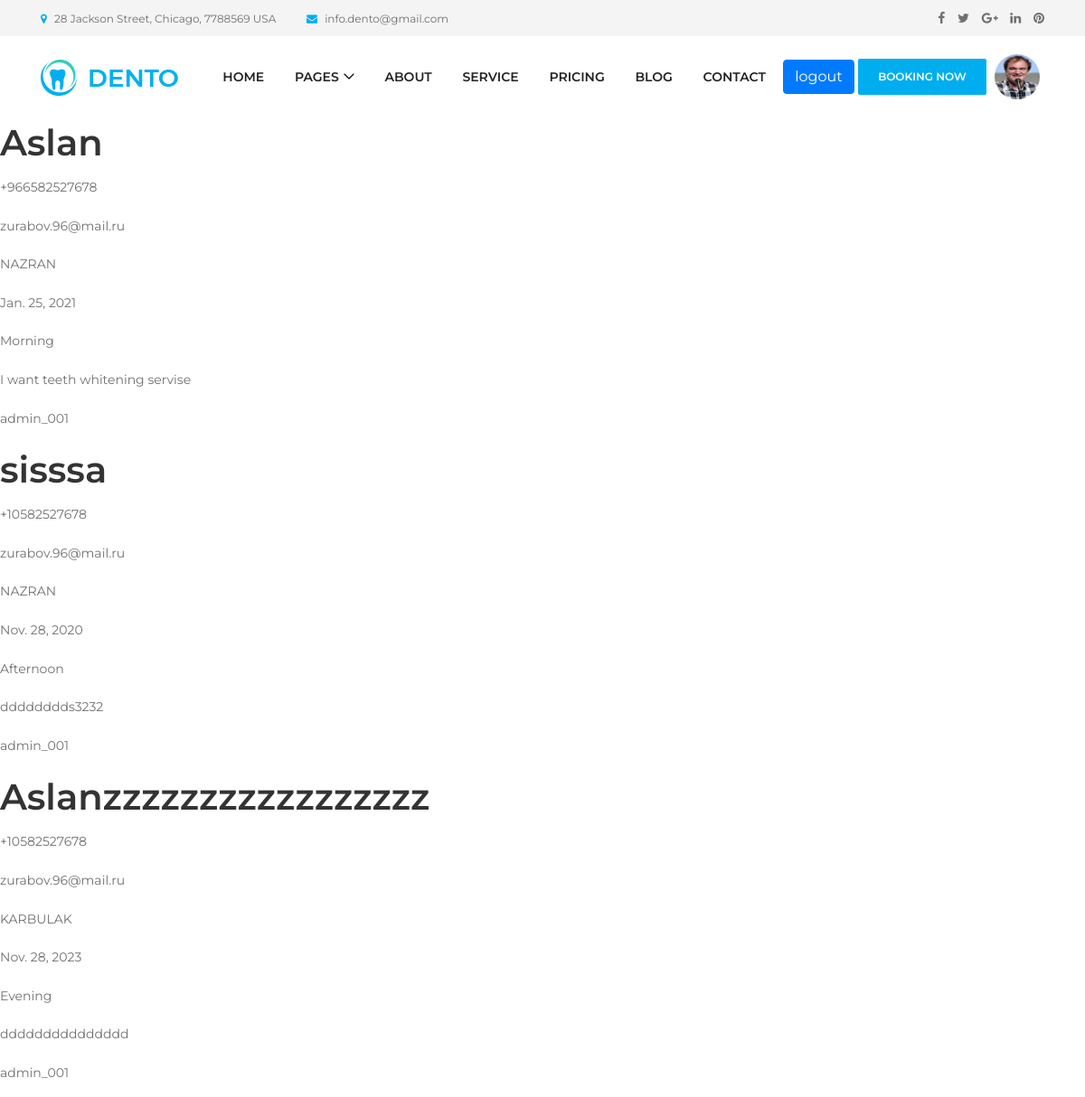
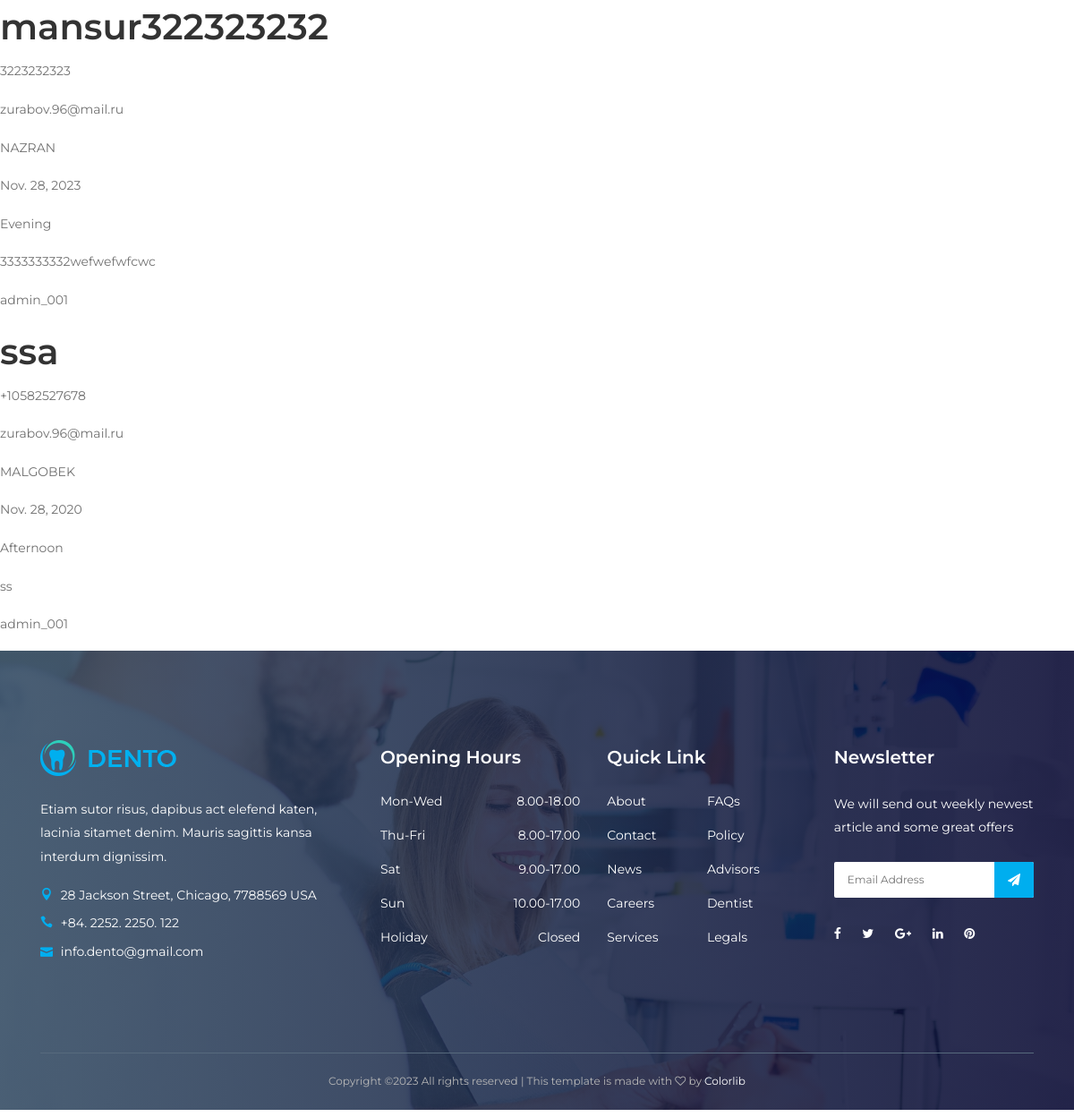
The app's page /appointments/your_appointments/ (signed in) with its own data (2 pictures, top to bottom).
### users/models.py (models this page shows, shortened)
class Profile(models.Model):
    user = models.OneToOneField(User, on_delete=models.CASCADE)
    image = models.ImageField(default='default.png', upload_to='profileIMG')

### appointments/models.py (models this page shows, shortened)
class Appointments(models.Model):
    class PrefLocation(models.TextChoices):
        NAZRAN = 'NAZRAN'
        MALGOBEK = 'MALGOBEK'
        KARBULAK = 'KARBULAK'
        SUNZA = 'SUNZA'
        MAGAS = 'MAGAS'
    preffered_time = [('Morning', 'Morning'),
                      ('Afternoon', 'Afternoon'),
                      ('Evening', 'Evening')
                      ]
    name = models.CharField(max_length=50)
    phone = models.CharField(max_length=50)
    email = models.EmailField()
    location = models.CharField(max_length=50, choices=PrefLocation.choices)
    date = models.DateField()
    time = models.CharField(choices=preffered_time, max_length=50)
    text = models.TextField()
    account = models.ForeignKey(User, on_delete=models.CASCADE)

### appointments/views.py (the view)
# urls.py: path('your_appointments/',AppointmentListView.as_view(),name='your_appointments'),
class AppointmentListView(ListView):
    model = Appointments
    template_name = 'appointments/appointments_list.html'
    context_object_name = 'objects'

### appointments/templates/appointments/appointments_list.html
{% extends 'website/base.html' %}
{% load static %}
{% load crispy_forms_tags %}
{% block content %}
{% for ob in objects %}
{% if ob.account == user %}
<h1>{{ob.name}}</h1>
<p>{{ob.phone}}</p>
<p>{{ob.email}}</p>
<p>{{ob.location}}</p>
<p>{{ob.date}}</p>
<p>{{ob.time}}</p>
<p>{{ob.text}}</p>
<p>{{ob.account}}</p>
{% endif %}
{% endfor %}
{% endblock content %}

### website/templates/website/include/header.html (shortened to what this page needs)
{% load static %}
  <header class="header-area">
    <div class="top-header-area">
      <div class="container h-100">
        <div class="row h-100 align-items-center">
          <div class="col-6 col-md-9 col-lg-8">
            <div class="top-header-content">
              <a href="#" data-toggle="tooltip" data-placement="bottom" title="28 Jackson Street, Chicago, 7788569 USA"><i class="fa fa-map-marker"></i> <span>28 Jackson Street, Chicago, 7788569 USA</span></a>
              <a href="#" data-toggle="tooltip" data-placement="bottom" title="info.dento@gmail.com"><i class="fa fa-envelope"></i> <span>info.dento@gmail.com</span></a>
            </div>
          </div>
          <div class="col-6 col-md-3 col-lg-4">
            <div class="top-header-social-info text-right">
              <a href="#" data-toggle="tooltip" data-placement="bottom" title="Facebook"><i class="fa fa-facebook"></i></a>
              <a href="#" data-toggle="tooltip" data-placement="bottom" title="Twitter"><i class="fa fa-twitter"></i></a>
              <a href="#" data-toggle="tooltip" data-placement="bottom" title="Google Plus"><i class="fa fa-google-plus"></i></a>
              <a href="#" data-toggle="tooltip" data-placement="bottom" title="Linkedin"><i class="fa fa-linkedin"></i></a>
              <a href="#" data-toggle="tooltip" data-placement="bottom" title="Pinterest"><i class="fa fa-pinterest"></i></a>
            </div>
          </div>
        </div>
      </div>
    </div>
    <div class="main-header-area">
      <div class="classy-nav-container breakpoint-off">
        <div class="container">
          <nav class="classy-navbar justify-content-between" id="dentoNav">
            <a class="nav-brand" href="{% url 'website:home' %}"><img src="{% static 'website/img/core-img/logo.png'%}" alt=""></a>
            <div class="classy-menu">
              <div class="classynav">
                <ul id="nav">
                  <li><a href="{% url 'website:home' %}">Home</a></li>
                  <li><a href="#">Pages</a>
                  </li>
                  <li><a href="{% url 'website:about' %}">About</a></li>
                  <li><a href="service.html">Service</a></li>
                  <li><a href="{% url 'website:price' %}">Pricing</a></li>
                  <li><a href="{% url 'blog:blog' %}">Blog</a></li>
                  <li><a href="{% url 'website:contact' %}">Contact</a></li>
                </ul>
              </div>
            </div>
            <div class="logg" style="display:flex; " >
            {% if user.is_authenticated %}
            <form action="{% url 'logout' %}" method="post"> {% csrf_token %}
            <button  class="btn btn-primary" type="submit">logout</button></form>
            {% else %}
            <a style="" href="{% url 'login' %}"  class="btn btn-primary">login</a>
            <a href="{% url 'register' %}"  class="btn btn-primary">Register</a>
            {% endif %}
              </div>
            <a href="{% url 'appointments:appointments' %}" class="btn dento-btn booking-btn">Booking Now</a>
             <a href="{% url 'profile' %}" style="margin:5px;">
               {% if user.is_authenticated %}
               <img style="width:50px;height:50px;" class="rounded-circle article-img" src="{{ user.profile.image.url }}">
               {% endif %}
        </a>
          </nav>
        </div>
      </div>
    </div>
  </header>

### static/website/css/style.css (style rules this page uses)
* { margin: 0; padding: 0; }
body { font-family: "Montserrat", sans-serif; font-weight: 400; font-size: 14px; }
h1, h2, h3, h4, h5, h6 { font-family: "Montserrat", sans-serif; color: #333333; line-height: 1.4; font-weight: 600; }
a, a:active, a:focus, a:hover { color: #333333; text-decoration: none; -webkit-transition-duration: 500ms; -o-transition-duration: 500ms; transition-duration: 500ms; outline: none; }
li { list-style: none; }
p { line-height: 1.9; color: #707070; font-size: 14px; font-weight: 400; }
img { max-width: 100%; height: auto; }
ul { margin: 0; padding: 0; }
ul li { margin: 0; padding: 0; }
.dento-btn { position: relative; z-index: 1; min-width: 170px; height: 46px; line-height: 42px; font-size: 14px; font-weight: 600; display: inline-block; padding: 0 20px; text-align: center; text-transform: uppercase; color: #ffffff; border-radius: 2px; background-color: #00aeef; -webkit-transition: all 500ms; -o-transition: all 500ms; transition: all 500ms; border: 2px solid #00aeef; }
.dento-btn.booking-btn { color: #ffffff !important; font-weight: 600; min-width: 140px; height: 40px; line-height: 36px; font-size: 12px; }
.header-area { position: relative; z-index: 599; width: 100%; -webkit-transition-duration: 500ms; -o-transition-duration: 500ms; transition-duration: 500ms; }
.top-header-area { position: relative; z-index: 1; height: 40px; background-color: #f4f4f4; }
.top-header-area .top-header-content a { display: inline-block; font-size: 12px; color: #707070; }
.top-header-area .top-header-content a i { color: #00aeef; margin-right: 5px; }
.top-header-area .top-header-content a:last-child { margin-left: 30px; }
.top-header-area .top-header-social-info a { color: #707070; display: inline-block; font-size: 14px; margin-left: 10px; }
.classy-nav-container { background-color: transparent; }
.classy-nav-container .classy-navbar { height: 90px; padding: 0; }
.classy-nav-container .classy-navbar .classynav ul li a { padding: 0 15px; font-weight: 600; font-size: 14px; text-transform: uppercase; }

### static/website/css/default-assets/classy-nav.css (style rules this page uses)
body { font-family: "Roboto", sans-serif; }
ul { margin: 0; }
ul li { list-style: none; }
img { height: auto; max-width: 100%; }
.classy-nav-container { position: relative; z-index: 100; background-color: #ffffff; }
.classy-nav-container * { box-sizing: border-box; }
.classy-nav-container a { -webkit-transition-duration: 500ms; transition-duration: 500ms; text-decoration: none; outline: none; font-size: 14px; font-weight: 400; color: #232323; display: inline-block; }
.justify-content-between { -webkit-box-pack: justify; -ms-flex-pack: justify; justify-content: space-between; }
.classy-navbar { width: 100%; height: 70px; padding: 0.5em 2em; display: -webkit-box; display: -ms-flexbox; display: flex; -webkit-box-align: center; -ms-flex-align: center; -ms-grid-row-align: center; align-items: center; }
.classy-navbar .nav-brand { font-size: 26px; font-weight: 500; color: #565656; display: inline-block; margin-right: 30px; }
.classynav ul li { display: inline-block; clear: both; position: inherit; z-index: 10; }
.classynav ul li.cn-dropdown-item { position: relative; z-index: 10; }
.classynav ul li a { padding: 0 12px; display: block; height: 35px; font-size: 14px; line-height: 34px; }
.classynav ul li.megamenu-item>a:after, .classynav ul li.has-down>a:after { font-family: 'classyfonts'; content: "\e900"; font-size: 12px; color: #000000; padding-left: 5px; -webkit-transition-duration: 500ms; transition-duration: 500ms; }
.breakpoint-off .classynav { display: -webkit-box; display: -ms-flexbox; display: flex; -webkit-box-align: center; -ms-flex-align: center; -ms-grid-row-align: center; align-items: center; }

### records on screen
Appointments: name "Aslan", phone "+966582527678", email "zurabov.96@mail.ru", location "NAZRAN", date "Jan. 25, 2021", time "Morning", text "I want teeth whitening servise", account "admin_001"
Appointments: name "sisssa", phone "+10582527678", email "zurabov.96@mail.ru", location "NAZRAN", date "Nov. 28, 2020", time "Afternoon", text "dddddddds3232", account "admin_001"
Appointments: name "Aslanzzzzzzzzzzzzzzzzz", phone "+10582527678", email "zurabov.96@mail.ru", location "KARBULAK", date "Nov. 28, 2023", time "Evening", text "ddddddddddddddd", account "admin_001"
Appointments: name "mansur322323232", phone "3223232323", email "zurabov.96@mail.ru", location "NAZRAN", date "Nov. 28, 2023", time "Evening", text "3333333332wefwefwfcwc", account "admin_001"
Appointments: name "ssa", phone "+10582527678", email "zurabov.96@mail.ru", location "MALGOBEK", date "Nov. 28, 2020", time "Afternoon", text "ss", account "admin_001"
